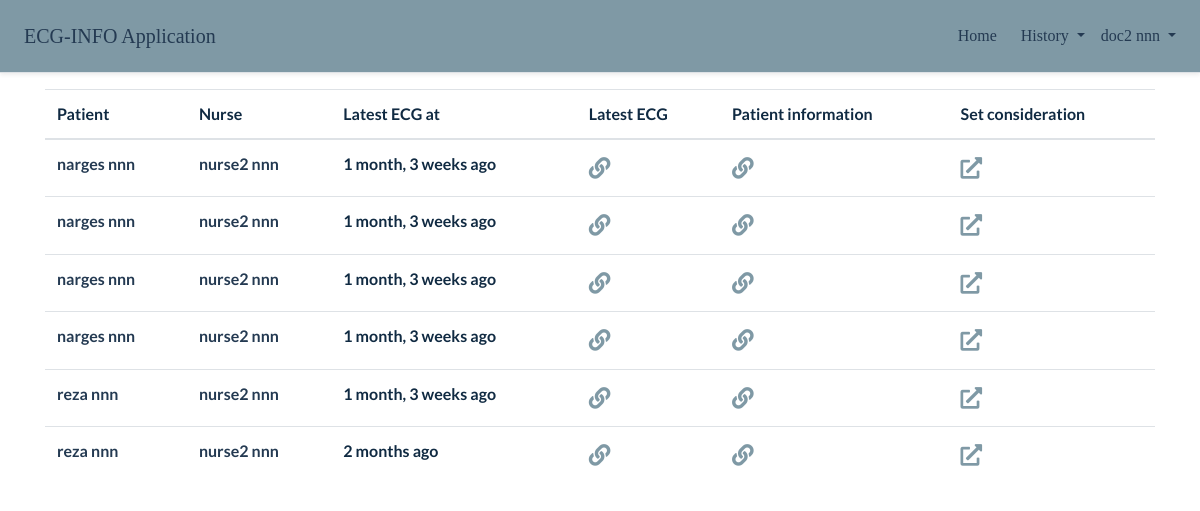
The page / (signed in) on the database its author committed.
### customUser/models.py (models this page shows, shortened)
class User(AbstractBaseUser, PermissionsMixin):
    username = models.CharField(max_length=100, unique=True, validators=[validate_national_id])
    fullname = models.CharField(max_length=150, blank=True, null=True)
    date_joined = models.DateTimeField(auto_now_add=True)
    is_active = models.BooleanField(default=False)
    is_admin = models.BooleanField(default=False)
    is_staff = models.BooleanField(default=False)
    is_superuser = models.BooleanField(default=False)
    USER_TYPE_CHOICES = (
        (1, 'doctor'),
        (2, 'nurse'),
        (3, 'patient'),
    )
    user_type = models.PositiveSmallIntegerField(choices=USER_TYPE_CHOICES, blank=True, null=True)
    objects = MyUserManager()
    USERNAME_FIELD = 'username'
    REQUIRED_FIELDS = []

### info/models.py (models this page shows, shortened)
class ECGInformation(models.Model) :
    doctors = models.ManyToManyField(User, related_name='doctor_ecg_data', limit_choices_to={'user_type':1},
                                    verbose_name='Doctor')
    nurse = models.ForeignKey(User, on_delete=models.PROTECT, related_name='nurse_ecg_data',
                                    limit_choices_to={'user_type':2}, verbose_name='Nurse')
    patient = models.ForeignKey(Information, on_delete=models.PROTECT, related_name='ecg', verbose_name='Related patient')
    ecg = ContentTypeRestrictedFileField(upload_to=file_directory_path, content_types=['application/json', 'text/plain',],
                                        max_upload_size=2621440)
    slug = models.SlugField(max_length=250, blank=True)
    recorded_at = models.DateTimeField()
    created = models.DateTimeField(auto_now_add=True)
    updated = models.DateTimeField(auto_now=True)
    class Meta :
        verbose_name = 'ECG Information'
        verbose_name_plural = 'ECG Information'
    def get_absolute_url(self) :
        return reverse('interface:patient_ecg', kwargs={'pk':self.pk, 'slug':self.slug})

class Information(models.Model) :
    FIELDS_DOCTOR_NOT_SEE = ('ID', 'slug', 'created', 'updated', 'Considerations of the Doctor', )
    GENDER = (
        ('male' , 'Male'),
        ('female' , 'Female'),
    )
    MARITAL_STATUS = (
        ('single' , 'Single'),
        ('married' , 'Married'),
    )
    BLOOD = (
        ('a+' , 'A+'),
        ('a-' , 'A-'),
        ('b+' , 'B+'),
        ('b-' , 'B-'),
        ('o+' , 'O+'),
        ('o-' , 'O-'),
        ('ab+', 'AB+'),
        ('ab-', 'AB-'),
    )
    CHILDBIRTH = (
        ('', '---------'),  ## 9 dashes
        ('no birth', 'No Birth'),
        ('natural', 'Natural'),
        ('cesarean', 'Cesarean'),
    )
    REGULAR = (
        ('no' , 'No'),
        ('yes' , 'Yes'),
    )
    FEMALE_ONLY_REGULAR = (
        ('', '---------'),  ## 9 dashes
        ('no' , 'No'),
        ('yes' , 'Yes'),
    )
    fullname = models.CharField(verbose_name='Fullname', max_length=100)
    national_id = models.CharField(verbose_name='National id', max_length=20, validators=[validate_national_id], unique=True)
    gender = models.CharField(verbose_name='Gender', max_length=20, choices=GENDER, default='male')
    eye_color = models.CharField(verbose_name='Eye color', max_length=50)
    weight = models.DecimalField(verbose_name='Weight', max_digits=4, decimal_places=1)
    height = models.DecimalField(verbose_name='Height', max_digits=4, decimal_places=1)
    blood_type = models.CharField(verbose_name='Blood type', max_length=50, choices=BLOOD, default='a+')
    marital_status = models.CharField(verbose_name='Maritual ctatus', max_length=20, choices=MARITAL_STATUS, default='single')
    male_childern_number = IntegerRangeField(verbose_name='Number of male children', max_value=99)
    female_childern_number = IntegerRangeField(verbose_name='Number of female children', max_value=99)
    congenital_disease = models.CharField(verbose_name='Congenital disease', max_length=20, choices=REGULAR, default='no')
    congenital_disease_description = models.TextField(verbose_name='Congenital disease description', default='', blank=True)
    blood_pressure = models.DecimalField(verbose_name='Blood pressure', max_digits=2, decimal_places=0)
    diabetes_disease_background = models.CharField(verbose_name='Diabetes disease background', max_length=20, choices=REGULAR, default='no')
    hereditary_disease_background = models.CharField(verbose_name='Hereditary disease background', max_length=20, choices=REGULAR, default='no')
    hereditary_disease_description = models.TextField(verbose_name='Hereditary disease description', default='', blank=True)
    surgery = models.CharField(verbose_name='Surgery background', max_length=20, choices=REGULAR, default='no')
    surgery_description = models.TextField(verbose_name='Surgery description', default='', blank=True)
    surgery_date = models.DateField(verbose_name='Date of surgery', blank=True, null=True)
    alcohol_consumption_background = models.CharField(verbose_name='Alcohol cunsumption background', max_length=20, choices=REGULAR, default='no')
    alcohol_consumption_description = models.TextField(verbose_name='Alcohol cunsumption', default='', blank=True)
    tobacco_consumption_background = models.CharField(verbose_name='Tobacco cunsumption background', max_length=20, choices=REGULAR, default='no')
    tobacco_type = models.CharField(verbose_name='Type of tobacco', max_length=200, default='', blank=True)
    tobacco_consumption_description = models.TextField(verbose_name='Tobacco cunsumption', default='', blank=True)
    medications = models.TextField(verbose_name='Medications', default='')
    medical_allergy_background = models.CharField(verbose_name='Medical allergy background', max_length=20, choices=REGULAR, default='no')
    medical_allergy_description = models.TextField(verbose_name='Medical allergy description', default='', blank=True)
    food_allergy_background = models.CharField(verbose_name='Food allergy background', max_length=20, choices=REGULAR, default='no')
    food_allergy_description = models.TextField(verbose_name='Food allergy description', default='', blank=True)
    emotional_shock_background = models.CharField(verbose_name='Emotional shock background', max_length=20, choices=REGULAR, default='no')
    emotional_shock_description = models.TextField(verbose_name='Emotional shock description', default='', blank=True)
    single_child = models.CharField(verbose_name='Single child', max_length=20, choices=REGULAR, default='no')
    child_number = models.CharField(verbose_name='Child number', max_length=30)
    nearby_waves = models.CharField(verbose_name='Nearby waves situation', max_length=20, choices=REGULAR, default='no')
    nearby_waves_description = models.TextField(verbose_name='Nearby waves dicription', default='', blank=True)
    menopausal_condition = models.CharField(verbose_name='Menopausal condition', max_length=20, choices=FEMALE_ONLY_REGULAR, blank=True)
    irregular_menopausal = models.CharField(verbose_name='iregular menopausal', max_length=20, choices=FEMALE_ONLY_REGULAR, blank=True)
    birth_giving = models.CharField(verbose_name='Type of child birth', max_length=20, choices=CHILDBIRTH, blank=True)
    slug = models.SlugField(max_length=250, blank=True)
    created = models.DateTimeField(auto_now_add=True)
    updated = models.DateTimeField(auto_now=True)
    class Meta :
        verbose_name = 'Information'
        verbose_name_plural = 'Information'
        ordering = ('created',)
    def get_absolute_url(self) :
        return reverse('interface:patient_info', kwargs={'pk':self.pk, 'slug':self.slug})

### interface/views.py (the view)
# urls.py: path('', views.home, name='home'),
@login_required
def home(request) :
    all_ecgs = ECGInformation.objects.filter(doctors__in=[request.user, ]).order_by('-created')
    not_considered_ecgs = []
    for item in all_ecgs :
        if not item.considerations.filter(doctor=request.user) :
            not_considered_ecgs.append(item)
    paginator = Paginator(not_considered_ecgs, 10)
    page_number = request.GET.get('page')
    ecgs = paginator.get_page(page_number)
    return render(request, 'interface/home.html', {'ecgs' : ecgs, 'doctor_pk' : request.user.pk})

### templates/interface/home.html (shortened to what this page needs)
{% extends "base/base.html" %}
{% load static %}
{% load humanize %}
{% block links %}
    <link rel="stylesheet" href="{% static 'css/interface/home.css' %}">
{% endblock %}
{% block content %}
{% include 'base/nav-main.html' %}
<div class="container">
    <table class="table table-hover">
        <thead>
            <tr>
                <th scope="col">Patient</th>
                <th scope="col">Nurse</th>
                <th scope="col">Latest ECG at</th>
                <th scope="col">Latest ECG</th>
                <th scope="col">Patient information</th>
                <th scope="col">Set consideration</th>
            </tr>
        </thead>
        <tbody>
            {% for ecg in ecgs %}
            <tr>
                <th><a href="{% url 'interface:patient_history' ecg.patient.pk %}">{{ ecg.patient.fullname }}</a></th>
                <th><a href="{% url 'interface:nurse_history' ecg.nurse.pk %}">{{ ecg.nurse.fullname }}</a></th>
                <th>{{ ecg.recorded_at|naturaltime }}</th>
                <th><a class="patient-link" href="{{ ecg.get_absolute_url }}"><i class="fas fa-link"></i></a></th>
                <th><a class="patient-link" href="{{ ecg.patient.get_absolute_url }}"><i class="fas fa-link"></i></a></th>
                <th>
                    <a class="patient-link" href="{% url 'interface:set_considerations' ecg.pk %}">
                        <i class="fas fa-external-link-alt"></i>
                    </a>
                </th>
            </tr>
            {% endfor %}
        </tbody>
    </table>
</div>
{% endblock %}

### templates/base/base.html (shortened to what this page needs)
{% load static %}
<!doctype html>
<html lang="en">
<head>
    <link rel="stylesheet" href="https://cdnjs.cloudflare.com/ajax/libs/font-awesome/5.15.3/css/all.min.css" />
    <link rel="stylesheet" href="https://stackpath.bootstrapcdn.com/bootstrap/4.1.3/css/bootstrap.min.css">
    <link rel="stylesheet" href="{% static 'css/base/navbar1.css' %}">
    {% block links %}
    {% endblock %}
</head>
<body>
    {% block content %}
    {% endblock %}
</body>
</html>

### templates/base/nav-main.html (shortened to what this page needs)
<div id="main-navbar" class="d-flex flex-column flex-md-row align-items-center p-3 px-md-4 mb-3 border-bottom shadow-sm">
    <h5 class="my-0 mr-md-auto font-weight-normal">
        <a href="/">ECG-INFO Application</a>
    </h5>
    <nav class="my-2 my-md-0 mr-md-3 ml-auto">
        {% if request.user.is_authenticated %}
            <a class="p-2" href="{% url 'interface:home' %}">Home</a>
        {% endif %}
    </nav>
    {% if request.user.is_authenticated %}
    <ul class="navbar-nav">
        <li class="nav-item dropdown">
            <a href="#" class="nav-link dropdown-toggle" data-toggle="dropdown">
                History
            </a>
        </li>
    </ul>
    <ul class="navbar-nav ml-3">
        <li class="nav-item dropdown">
            <a href="#" class="nav-link dropdown-toggle" data-toggle="dropdown">
                {{ request.user.fullname }}
            </a>
        </li>
    </ul>
    {% else %}
    <nav>
        <a class="p-2" href="{% url 'accounts:login' %}">Login</a>
    </nav>
    {% endif %}
</div>

### static/css/base/navbar1.css (style rules this page uses)
:root { --clr-navbar: rgba(38, 82, 102, 0.59); --clr-middle: rgba(38, 82, 102, 0.59); --clr-body-background : rgba(191, 191, 191, 0.946); --ff-secondary: "Grand Hotel", cursive; --clr-primary-1: hsl(184, 91%, 17%); --clr-primary-2: hsl(185, 84%, 25%); --clr-primary-3: hsl(185, 81%, 29%); --clr-primary-4: hsl(184, 77%, 34%); --clr-primary-5: hsl(185, 62%, 45%); --clr-primary-6: hsl(185, 57%, 50%); --clr-primary-7: hsl(184, 65%, 59%); --clr-primary-8: hsl(184, 80%, 74%); --clr-primary-9: hsl(185, 94%, 87%); --clr-primary-10: hsl(186, 100%, 94%); --clr-grey-1: hsl(209, 61%, 16%); --clr-grey-2: hsl(211, 39%, 23%); --clr-grey-3: hsl(209, 34%, 30%); --clr-grey-4: hsl(209, 28%, 39%); --clr-grey-5: hsl(210, 22%, 49%); --clr-grey-6: hsl(209, 23%, 60%); --clr-grey-7: hsl(211, 27%, 70%); --clr-grey-8: hsl(210, 31%, 80%); --clr-grey-9: hsl(212, 33%, 89%); --clr-grey-10: hsl(210, 36%, 96%); --clr-white: #fff; --ff-primary: "Lato", sans-serif; --transition: all 0.3s linear; --spacing: 0.25rem; --radius: 0.5rem; --light-shadow: 0 5px 15px rgba(0, 0, 0, 0.1); --dark-shadow: 0 5px 15px rgba(0, 0, 0, 0.2); }
* { margin: 0; padding: 0; box-sizing: border-box; }
body { font-family: var(--ff-primary); background: var(--clr-white); color: var(--clr-grey-1); line-height: 1.5; font-size: 0.875rem; }
#main-navbar { background: var(--clr-navbar); font-family: var(--ff-secondary); }
ul { list-style-type: none; }
a { text-decoration: none; }
@media screen and (min-width: 800px) { body { font-size: 1rem; } }

### static/css/interface/home.css (style rules this page uses)
.patient-link { font-size: 1.35rem; }
.patient-link > i { transition: var(--transition); color: var(--clr-navbar); }

### templates/base/nav-main.html (style rules this page uses)
a { color: var(--clr-grey-2); }

### rows shown on the page
User: user.fullname "doc2 nnn"
ECGInformation: patient.fullname "narges nnn", nurse.fullname "nurse2 nnn", recorded_at "1 month, 3 weeks ago"
ECGInformation: patient.fullname "narges nnn", nurse.fullname "nurse2 nnn", recorded_at "1 month, 3 weeks ago"
ECGInformation: patient.fullname "narges nnn", nurse.fullname "nurse2 nnn", recorded_at "1 month, 3 weeks ago"
ECGInformation: patient.fullname "narges nnn", nurse.fullname "nurse2 nnn", recorded_at "1 month, 3 weeks ago"
ECGInformation: patient.fullname "reza nnn", nurse.fullname "nurse2 nnn", recorded_at "1 month, 3 weeks ago"
ECGInformation: patient.fullname "reza nnn", nurse.fullname "nurse2 nnn", recorded_at "2 months ago"
